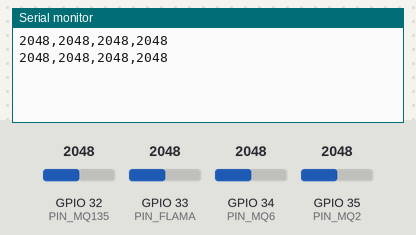
A sketch run on a simulated ESP32. Parts: the last lines printed to the serial monitor. The test bench sets the inputs (shaded band); at power-on: GPIO 32 (PIN_MQ135) = 2048, GPIO 33 (PIN_FLAMA) = 2048, GPIO 34 (PIN_MQ6) = 2048, GPIO 35 (PIN_MQ2) = 2048.

Above: at 1.2 s.
1.3 s: GPIO 32 (PIN_MQ135) set to 2866
At 2.2 s:
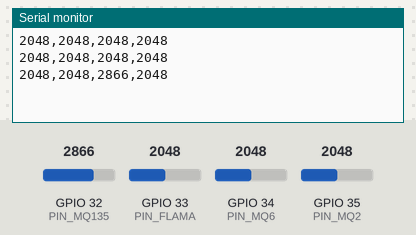
2.8 s: GPIO 33 (PIN_FLAMA) set to 2866
At 3.6 s:
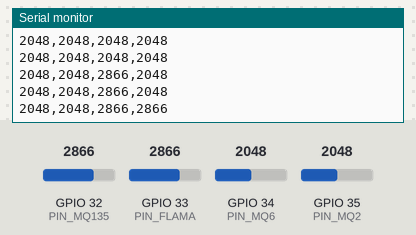
4.3 s: GPIO 34 (PIN_MQ6) set to 2866
At 5.0 s:
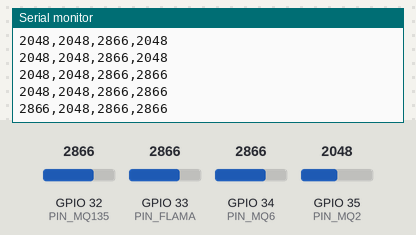
5.8 s: GPIO 35 (PIN_MQ2) set to 2866
At 6.4 s:
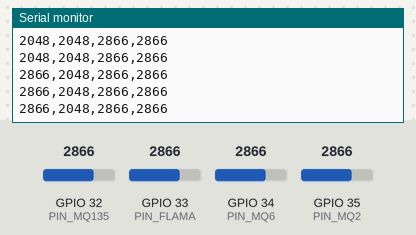
7.3 s: GPIO 32 (PIN_MQ135) set to 3972
At 7.8 s:
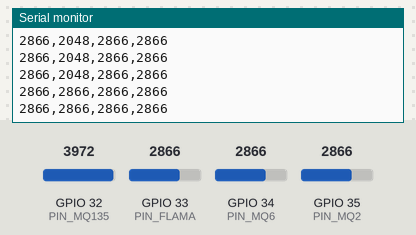
8.8 s: GPIO 33 (PIN_FLAMA) set to 3972
At 8.8 s:
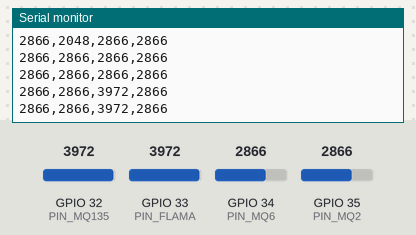
Timing chart, 0 to 11.3 s (numbered marks = the images above; inputs shaded):
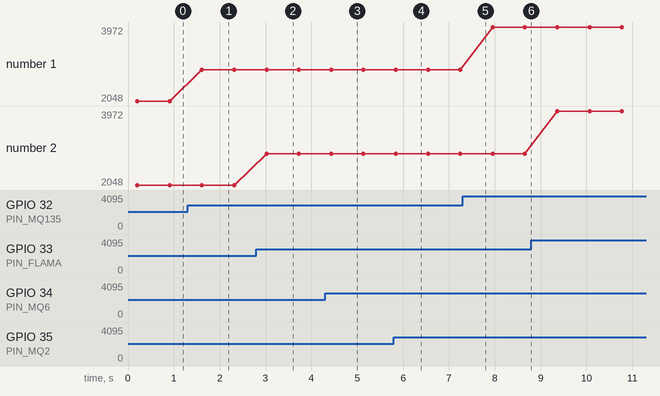

Measured:
- after the input at 1.3 s, the serial monitor: prints a new line after 0.31 s (image 1)
- after the input at 2.8 s, the serial monitor: prints a new line after 0.22 s (image 2)
- after the input at 4.3 s, the serial monitor: prints a new line after 0.13 s (image 3)
- plotted number 1: 2048 → 2866 after the input at 1.3 s, 2866 → 3972 after the input at 7.3 s

The sketch:

Firmware.ino
```cpp
const int PIN_MQ6 = 34, PIN_MQ2 = 35, PIN_MQ135 = 32, PIN_FLAMA = 33;

int leer(int pin) {           // promedio de 10 muestras para reducir ruido
  long s = 0;
  for (int i = 0; i < 10; i++) { s += analogRead(pin); delay(5); }
  return s / 10;
}

void setup() { Serial.begin(115200); }

void loop() {
  Serial.printf("%d,%d,%d,%d\n", leer(PIN_MQ6), leer(PIN_MQ2), leer(PIN_MQ135), leer(PIN_FLAMA));
  delay(500);
}
```
